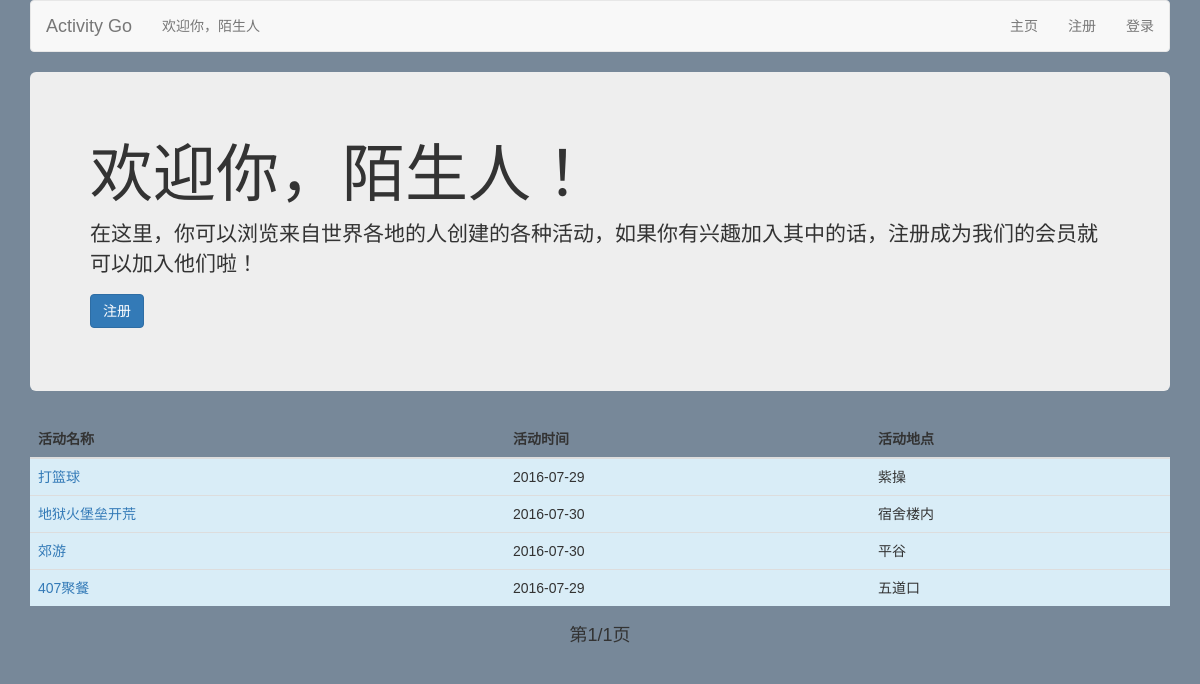
The app's page /, older data.
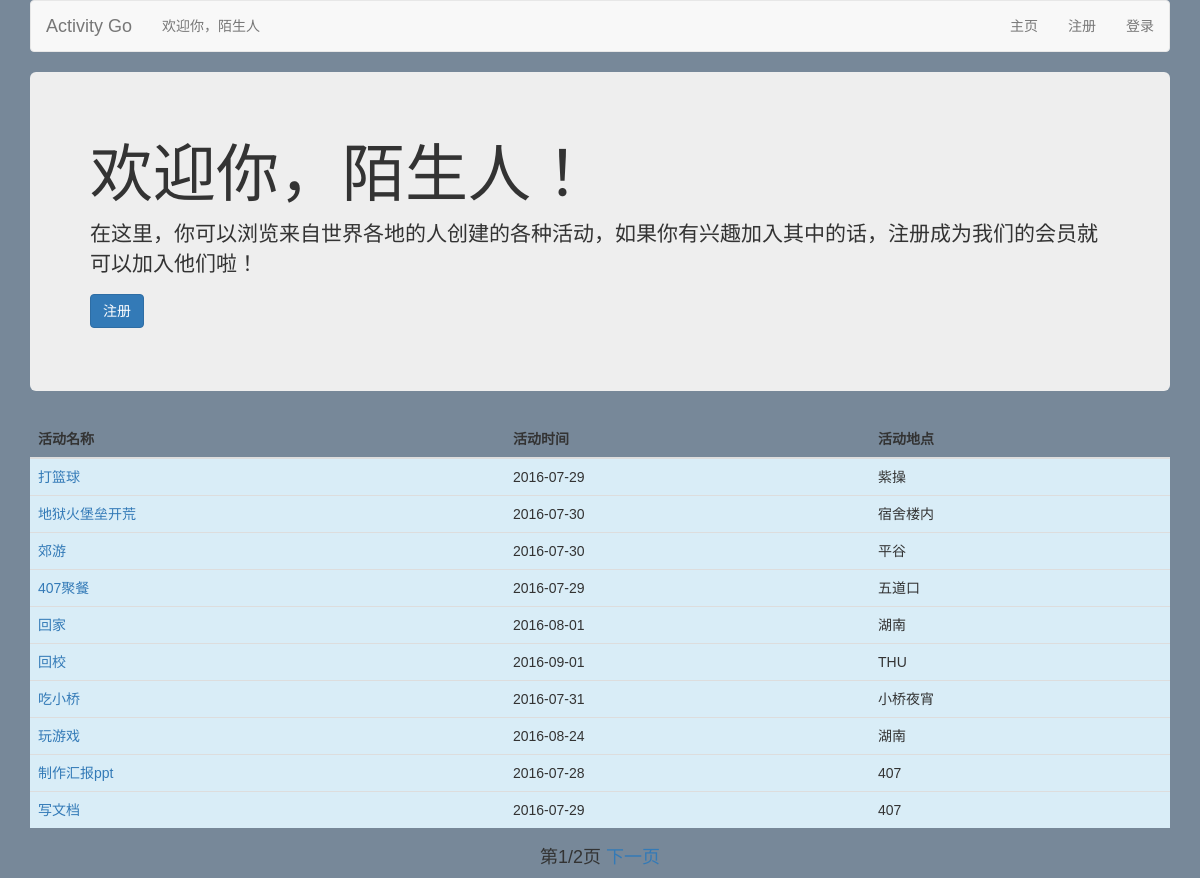
The same page, newer data.
### activity/models.py (models this page shows, shortened)
class Activities(models.Model):
	aname = models.CharField(max_length=50)
	adate = models.CharField(max_length=20)
	alocation = models.CharField(max_length=50)
	adescription = models.CharField(max_length=200)
	aorganiser = models.CharField(max_length=50)
	aparticipants = models.ManyToManyField('User')
	aparticipantnum = models.IntegerField(default=1)
	astatus = models.IntegerField(default=0)

### activity/views.py (the view)
# urls.py: url(r'^$', 'activity.views.indexNoUser'),
def indexNoUser(Req):
	all_activities = Activities.objects.all().filter(astatus = 1)
	un = Req.COOKIES.get('username', '')
	ONE_PAGE_OF_DATA = 10
	try:
		curPage = int(Req.GET.get('curPage', '1'))
		allPage = int(Req.GET.get('allPage','1'))
		pageType = str(Req.GET.get('pageType', ''))
	except ValueError:
		curPage = 1
		allPage = 1
		pageType = ''
	if pageType == 'pageDown':
		curPage += 1
	elif pageType == 'pageUp':
		curPage -= 1
	startPos = (curPage - 1) * ONE_PAGE_OF_DATA
	endPos = startPos + ONE_PAGE_OF_DATA
	posts = Activities.objects.all().filter(astatus = 1)[startPos:endPos]
	if curPage == 1 and allPage == 1:
		allPostCounts = Activities.objects.filter(astatus__exact = 1).count()
		allPage = math.ceil(allPostCounts / ONE_PAGE_OF_DATA)
	return render_to_response('index_nouser.html', {'username': un, 'all_activities': all_activities, 'posts':posts, 'allPage':allPage, 'curPage':curPage},context_instance=RequestContext(Req))

### activity/templates/index_nouser.html (shortened to what this page needs)
{% extends "base_nouser.html" %}
{% block content %}
<div class="jumbotron">
				<h1>
					欢迎你，陌生人！
				</h1>
				<p>
					在这里，你可以浏览来自世界各地的人创建的各种活动，如果你有兴趣加入其中的话，注册成为我们的会员就可以加入他们啦！
				</p>
				<p>
					 <a class="btn btn-primary btn-large" href="/regist">注册</a>
				</p>
			</div>
			<table class="table table-striped table-hover">
				<thead>
					<tr>
						<th>
							活动名称
						</th>
						<th>
							活动时间
						</th>
						<th>
							活动地点
						</th>
					</tr>
				</thead>
				<tbody>
				{% for post in posts %}
						<tr class="info">
							<td>
								<a href="{% url 'detail_nouser' id=post.id %}" title="点击查看活动详情">{{post.aname}}</a>
							</td>
							<td>
								{{post.adate}}
							</td>
							<td>
								{{post.alocation}}
							</td>
						</tr>
				{% endfor %}
				</tbody>
			</table>
<div class="text-center">
       <h4>
        第{{ curPage }}/{{ allPage }}页
        {% ifnotequal curPage allPage %}
            <a href="?curPage={{ curPage }}&&allPage={{ allPage }}&&pageType=pageDown">
                下一页
            </a>
        {% endifnotequal %}
        </h4>
</div>
{% endblock %}

Row changes from the older to the newer data that the page shows:
now on this page (row edited): Activities: aname "回家", adate "2016-08-01", alocation "湖南"
now on this page (row edited): Activities: aname "回校", adate "2016-09-01", alocation "THU"
now on this page (row edited): Activities: aname "吃小桥", adate "2016-07-31", alocation "小桥夜宵"
now on this page (row edited): Activities: aname "玩游戏", adate "2016-08-24", alocation "湖南"
added Activities: aname "制作汇报ppt", adate "2016-07-28", alocation "407"
added Activities: aname "写文档", adate "2016-07-29", alocation "407"
Text that changed along with them:
{{ allPage }}: "1" → "2"
text now shown: "下一页"
